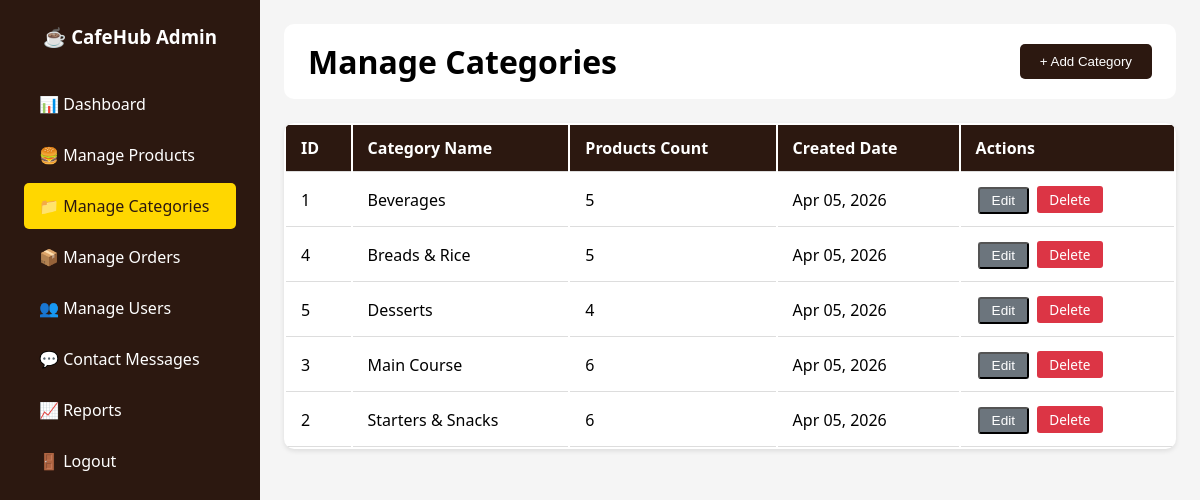
Screenshot of /admin/manage_categories.php (signed in) with the database file from the repository.
### tables this page shows
CREATE TABLE `categories` (
  `id` int(11) NOT NULL,
  `name` varchar(50) NOT NULL,
  `created_at` timestamp NOT NULL DEFAULT current_timestamp()
);

### admin/manage_categories.php (the view, shortened to what this page needs)
<?php
require_once '../config/database.php';
$categories = $pdo->query("SELECT c.*, COUNT(m.id) as item_count FROM categories c LEFT JOIN menu_items m ON c.id = m.category_id GROUP BY c.id ORDER BY c.name")->fetchAll();
?>
<!DOCTYPE html>
<html lang="en">
<head>
    <link rel="stylesheet" href="../css/admin.css">
</head>
<body>
    <div class="admin-container">
        <div class="admin-sidebar">
            <h3>☕ CafeHub Admin</h3>
            <ul>
                <li><a href="dashboard.php">📊 Dashboard</a></li>
                <li><a href="manage_products.php">🍔 Manage Products</a></li>
                <li><a href="manage_categories.php" class="active">📁 Manage Categories</a></li>
                <li><a href="orders.php">📦 Manage Orders</a></li>
                <li><a href="users.php">👥 Manage Users</a></li>
                <li><a href="contact_messages.php">💬 Contact Messages</a></li>
                <li><a href="reports.php">📈 Reports</a></li>
                <li><a href="logout.php">🚪 Logout</a></li>
            </ul>
        </div>
        <div class="admin-main">
            <div class="admin-header">
                <h1>Manage Categories</h1>
                <button onclick="openAddModal()" class="btn-primary">+ Add Category</button>
            </div>
            <table class="admin-table">
                <thead>
                    <tr>
                        <th>ID</th>
                        <th>Category Name</th>
                        <th>Products Count</th>
                        <th>Created Date</th>
                        <th>Actions</th>
                    </tr>
                </thead>
                <tbody>
                    <?php foreach($categories as $cat): ?>
                    <tr>
                        <td><?php echo $cat['id']; ?></td>
                        <td><?php echo htmlspecialchars($cat['name']); ?></td>
                        <td><?php echo $cat['item_count']; ?></td>
                        <td><?php echo date('M d, Y', strtotime($cat['created_at'])); ?></td>
                        <td>
                            <button onclick="editCategory(<?php echo htmlspecialchars(json_encode($cat)); ?>)" class="btn-sm">Edit</button>
                            <a href="?delete=<?php echo $cat['id']; ?>" onclick="return confirm('Delete this category?')" class="btn-sm btn-danger">Delete</a>
                        </td>
                    </tr>
                    <?php endforeach; ?>
                </tbody>
            </table>
        </div>
    </div>
</body>
</html>

### css/admin.css (style rules this page uses)
* { margin: 0; padding: 0; box-sizing: border-box; }
body { font-family: 'Segoe UI', Tahoma, Geneva, Verdana, sans-serif; background: #f5f5f5; }
.admin-container { display: flex; min-height: 100vh; }
.admin-sidebar { width: 260px; background: #2c1810; color: white; padding: 1.5rem; }
.admin-sidebar h3 { margin-bottom: 2rem; text-align: center; }
.admin-sidebar ul { list-style: none; }
.admin-sidebar li a { display: block; padding: 12px 15px; color: white; text-decoration: none; border-radius: 5px; margin: 5px 0; transition: background 0.3s; }
.admin-sidebar li a:hover, .admin-sidebar li a.active { background: #ffd700; color: #2c1810; }
.admin-main { flex: 1; background: #f5f5f5; padding: 1.5rem; }
.admin-header { background: white; padding: 1rem 1.5rem; border-radius: 10px; margin-bottom: 1.5rem; display: flex; justify-content: space-between; align-items: center; }
.admin-table { width: 100%; background: white; border-radius: 10px; overflow: hidden; box-shadow: 0 2px 5px rgba(0,0,0,0.1); }
.admin-table th, .admin-table td { padding: 12px 15px; text-align: left; border-bottom: 1px solid #ddd; }
.admin-table th { background: #2c1810; color: white; }
.btn-sm { padding: 4px 12px; background: #6c757d; color: white; text-decoration: none; border-radius: 3px; font-size: 0.85rem; display: inline-block; margin: 0 2px; }
.btn-danger { background: #dc3545; }
.btn-primary { background: #2c1810; color: white; padding: 10px 20px; border: none; border-radius: 5px; cursor: pointer; }

### rows the page displays
categories: id "1", name "Beverages", item_count "5", created_at "Apr 05, 2026"
categories: id "4", name "Breads & Rice", item_count "5", created_at "Apr 05, 2026"
categories: id "5", name "Desserts", item_count "4", created_at "Apr 05, 2026"
categories: id "3", name "Main Course", item_count "6", created_at "Apr 05, 2026"
categories: id "2", name "Starters & Snacks", item_count "6", created_at "Apr 05, 2026"
